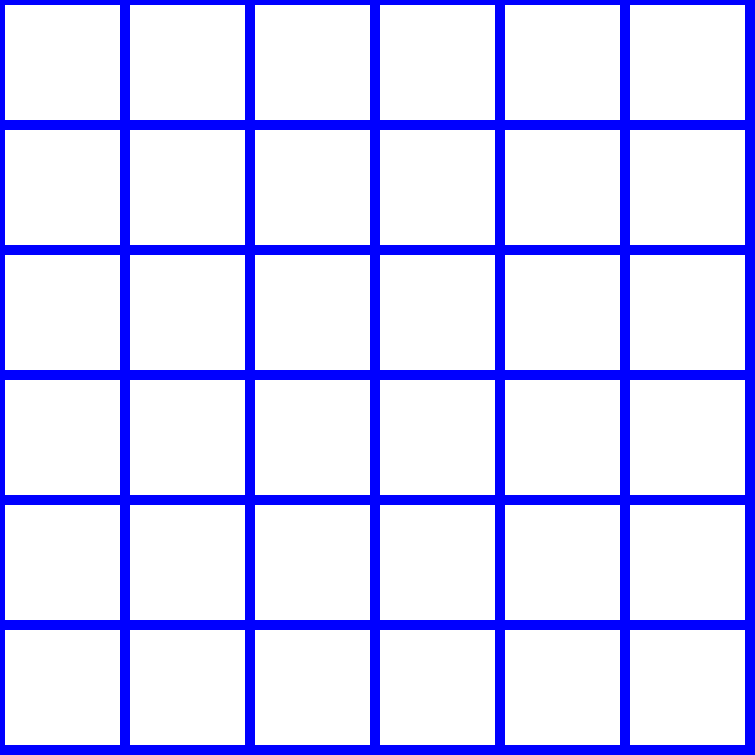
Frame 1 (no input)
Frame 60 (no input): identical to frame 1, image omitted
Frame 120 (the mouse pressed at the canvas centre since frame 60): identical to frame 1, image omitted

The p5.js sketch that drew this single still picture (run headless with seeded random() and noise() and a simulated clock; from frame 60 on, the mouse is pressed at the canvas centre):

// p5.js sketch
// ── sketch.js
var grid = [ [0, 1, 2, 3, 4, 5], 
             [0, 1, 2, 3, 4, 5], 
             [0, 1, 2, 3, 4, 5], 
             [0, 1, 2, 3, 4, 5], 
             [0, 1, 2, 3, 4, 5],
             [0, 1, 2, 3, 4, 5] ];

function setup(){
    createCanvas(755, 755);
    background("#2170ef");
}



 

function draw(){
    rectMode(CORNER);
    for(var x = 0; x < 6; x++){
        for(var y = 0; y < 6; y++){
            stroke("BLUE");
            strokeWeight(10);
            rect(x * 125, y * 125, 125, 125)
        }
    }
}

function mouseClicked(){
    rect
    fill(220);
}
// ── Battleship.html
<html>
    <head>
        <script src="p5.js"></script>
        <script src="sketch.js"></script>
    </head>
    <body>
    </body>
<html>
